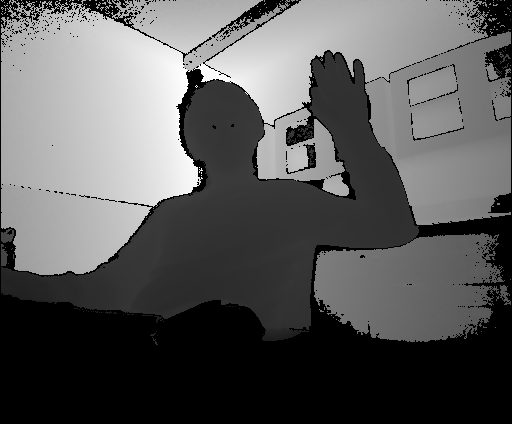
#> input picture image_processing/scripts/depth_000010.tiff, 512 x 424 px, found by its file name
$ python DBSCAN_test.py
#> lines starting #> are read from the running program, lines starting #| are printed output that depends on the picture
import cv2
import numpy as np

# Load the depth image (assuming the image file is in the correct format)
depth_image = cv2.imread('image_processing/scripts/depth_000010.tiff', cv2.IMREAD_UNCHANGED)
#> depth_image is the input picture: shape (424, 512) float32; min 0, max 4499.7, mean 1614.4

# Ensure the image is of type 32FC1
if depth_image.dtype != np.float32:
    depth_image = depth_image.astype(np.float32)

print(depth_image.shape)
#| (424, 512)
print(depth_image.dtype)
#| float32

# Flatten the image and create a list of points (x, y, depth)
h, w = depth_image.shape
#> h = 424; w = 512
points = []

for i in range(h):
    for j in range(w):
        depth = depth_image[i, j]
        if depth > 0:  # Filter out zero depth points if needed
            points.append([i, j, depth])
#> after the loop, points = 150072 items

points = np.array(points)

from sklearn.cluster import DBSCAN

# Define the DBSCAN parameters
eps = 5  # Maximum distance between two samples for them to be considered as in the same neighborhood
min_samples = 10  # Minimum number of samples in a neighborhood for a point to be considered a core point

# Fit DBSCAN to the data
dbscan = DBSCAN(eps=eps, min_samples=min_samples)
labels = dbscan.fit_predict(points)

# Add the labels to the points
points_with_labels = np.hstack((points, labels[:, np.newaxis]))

print(f"Number of clusters: {len(set(labels)) - (1 if -1 in labels else 0)}")
#| Number of clusters: 764

import matplotlib.pyplot as plt
from mpl_toolkits.mplot3d import Axes3D

# Plot the clusters
fig = plt.figure()
ax = fig.add_subplot(111, projection='3d')

for label in set(labels):
    if label == -1:
        # Noise points
        color = 'k'
    else:
        # Clusters
        color = plt.cm.jet(float(label) / max(labels + 1))

    cluster_points = points[labels == label]
    ax.scatter(cluster_points[:, 0], cluster_points[:, 1], cluster_points[:, 2], c=color, marker='o')
#> this loop made 765 passes
#> (color, cluster_points) on pass 49: ((0, 0, 0.785, 1), [[8, 337, 3176.6], [8, 339, 3175.6], [8, 340, 3175.8]])
#> color on passes 1 to 6: (0, 0, 0.5, 1), (0, 0, 0.5, 1), (0, 0, 0.5, 1), (0, 0, 0.518, 1), (0, 0, 0.518, 1), (0, 0, 0.518, 1)

plt.show()
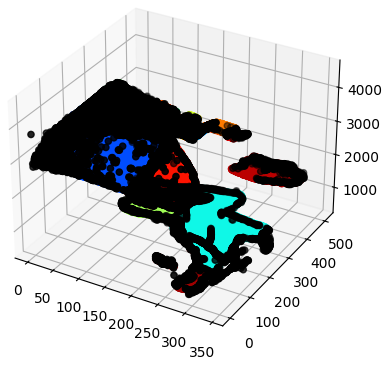
#> figure drawn by matplotlib, 1 panel
